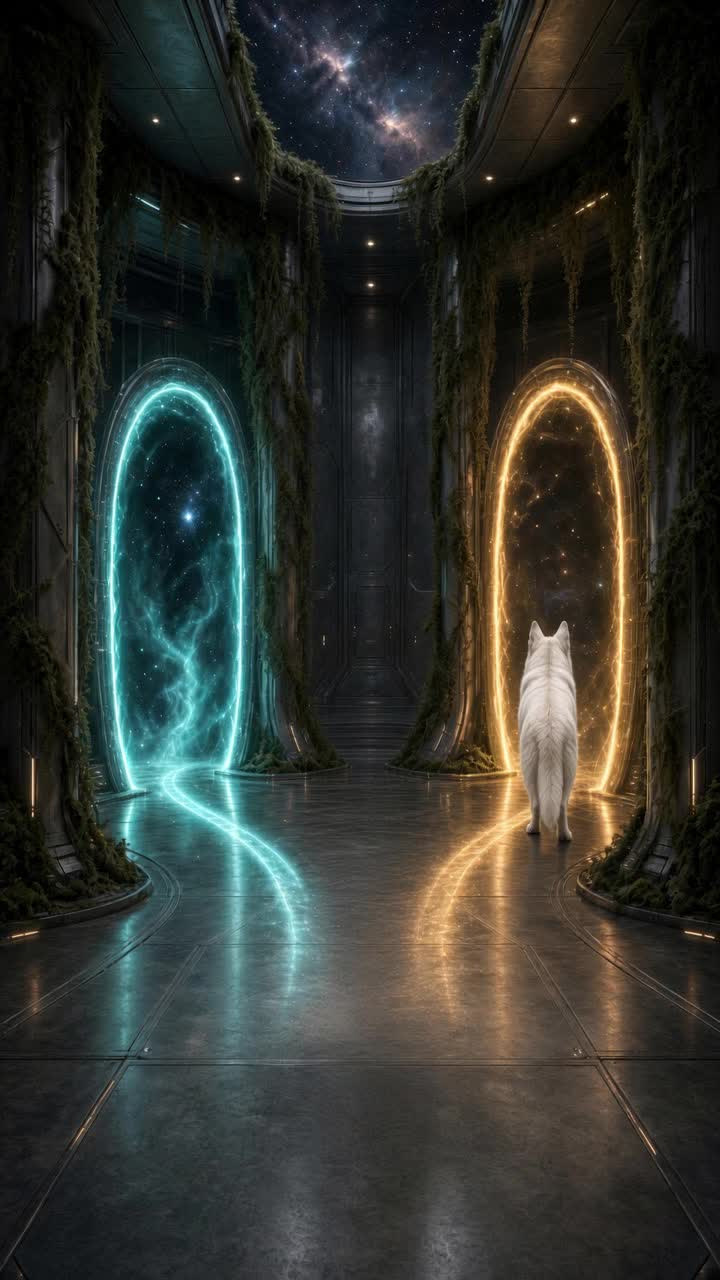
#> input picture .smoke/example-at-b-tiny/still.jpg, 720 x 1280 px
$ python lock_globe.py --video ../../.smoke/example-at-b-tiny/still.jpg
#> lines starting #> are read from the running program, lines starting #| are printed output that depends on the picture; after the words box and inside, x2 and y2 are one past the last pixel; in counts of white or black regions, pixels touching at a corner belong together
#> in lock_video, fr is the input picture: shape (1280, 720, 3); mean B, G, R 47.3, 53, 50.1
#!/usr/bin/env python3
"""Lock a planet disc to constant radius + center (Law 0: no size change)."""
import argparse
import os

import cv2
import numpy as np


def largest_disc(bgr, luma_th=8, star=False):
#> called with luma_th = 8, star = False
    luma = bgr.max(axis=2)
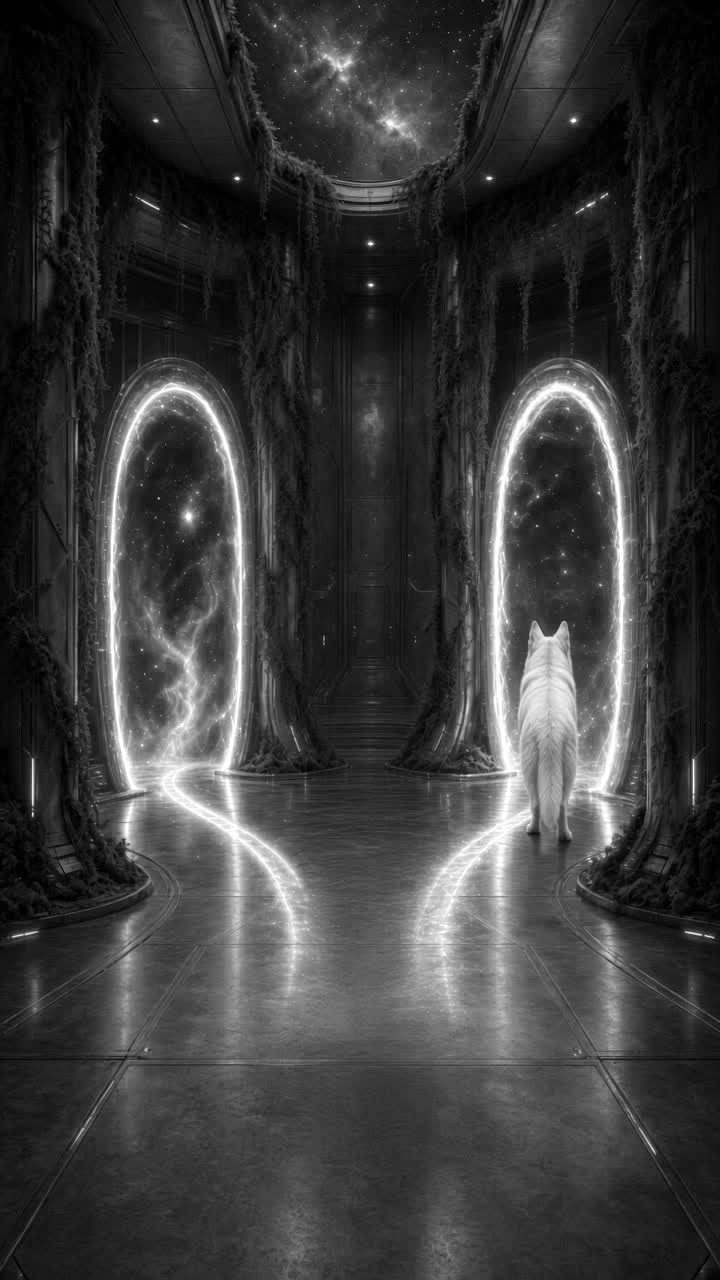
#> luma: shape (1280, 720); min 0, max 255, mean 58.9
    h, w = bgr.shape[:2]
#> h = 1280; w = 720
    if star:
        core = luma > 140
        if core.any():
            ys, xs = np.where(core)
            cx, cy = float(xs.mean()), float(ys.mean())
        else:
            cx, cy = w * 0.5, h * 0.5
        body = luma > 90
        ys, xs = np.where(body)
        if len(xs) < 20:
            return cx, cy, min(w, h) * 0.22
        d = np.sqrt((xs - cx) ** 2 + (ys - cy) ** 2)
        d = d[d < min(w, h) * 0.42]
        if d.size == 0:
            return cx, cy, min(w, h) * 0.22
        # 70th sits on the photosphere, not the filament tips
        r = float(np.percentile(d, 70))
        return cx, cy, max(r, 8.0)
    lit = luma > 22
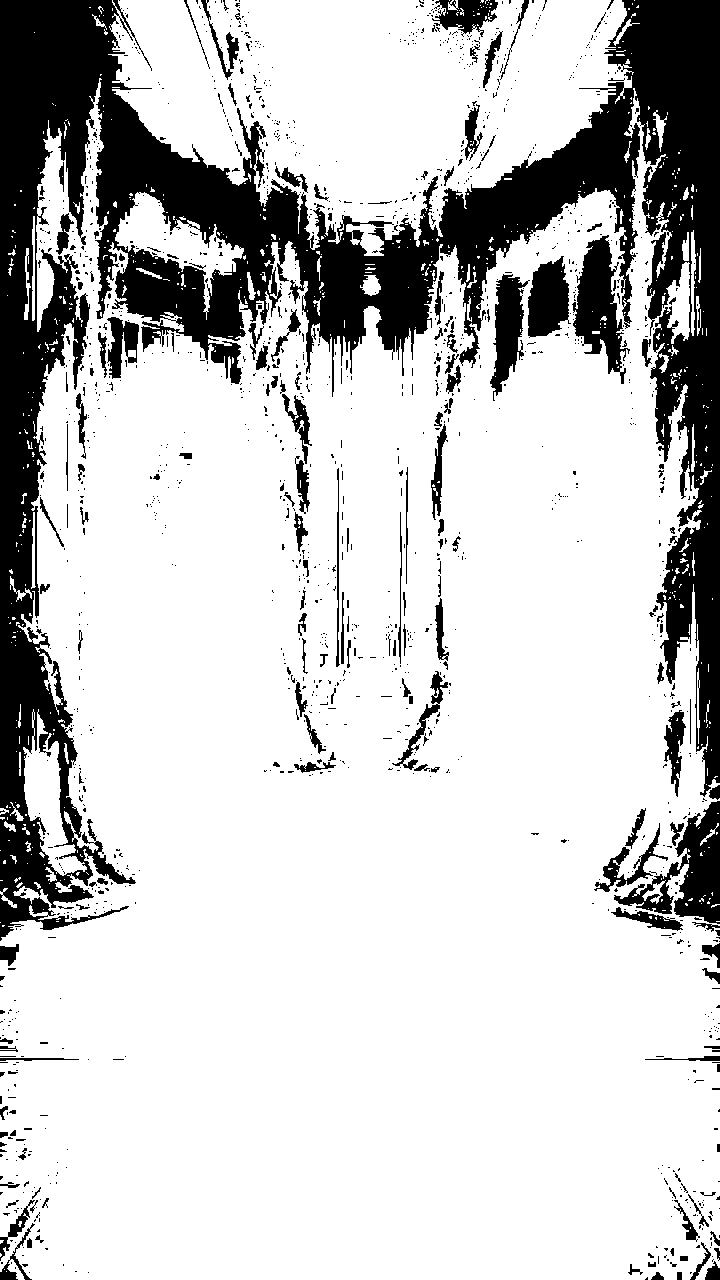
#> lit: shape (1280, 720) bool; 79% white; 1515 black regions (1335 under 20 px), largest, box (x1, y1, x2, y2) and area: (0, 0, 720, 941) 153145, (614, 801, 720, 924) 4941, (572, 235, 630, 384) 4097
    if lit.any():
        ys, xs = np.where(lit)
        cx, cy = float(xs.mean()), float(ys.mean())
#> cx = 361.1; cy = 714.2
    else:
        cx, cy = w * 0.5, h * 0.5
    body = luma > luma_th
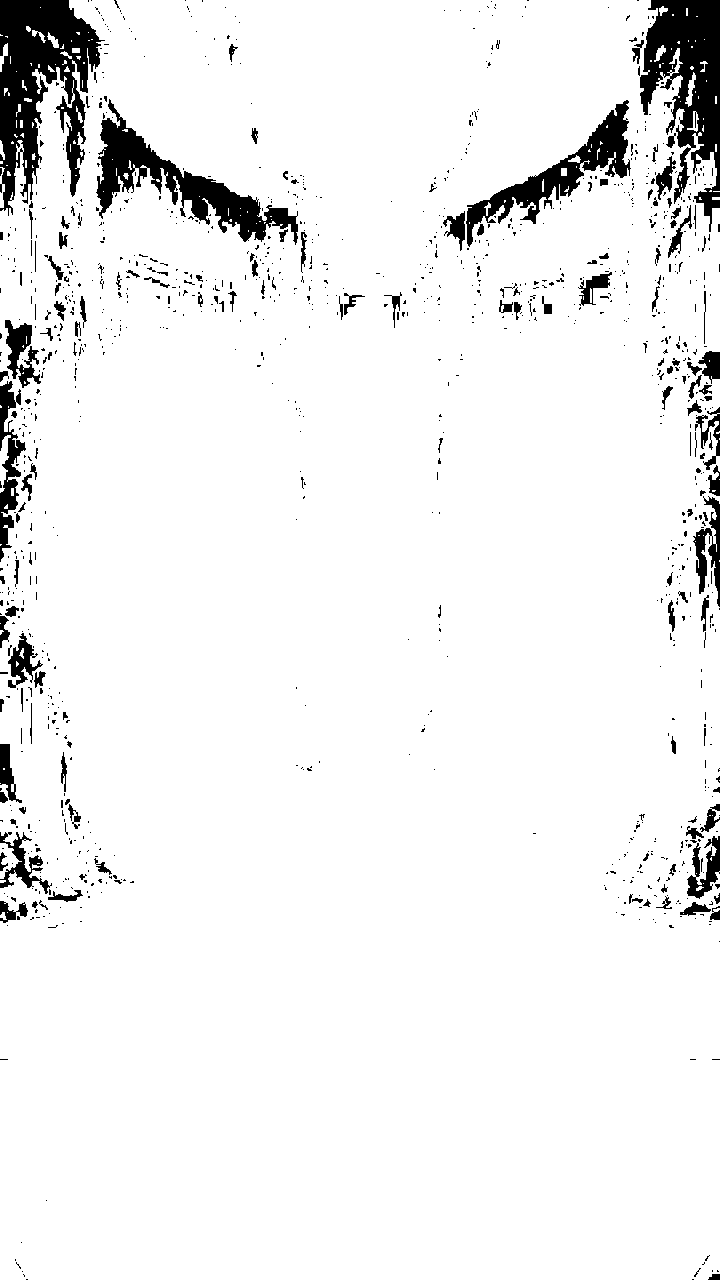
#> body: shape (1280, 720) bool; 94% white; 1159 black regions (1005 under 20 px), largest, box (x1, y1, x2, y2) and area: (0, 0, 105, 216) 11674, (640, 0, 720, 232) 9425, (96, 99, 298, 245) 7312
    ys, xs = np.where(body)
    if len(xs) < 20:
        return cx, cy, min(w, h) * 0.36
    d = np.sqrt((xs - cx) ** 2 + (ys - cy) ** 2)
    d = d[d < min(w, h) * 0.48]
    if d.size == 0:
        return cx, cy, min(w, h) * 0.36
    r = float(np.percentile(d, 96))
#> r = 338.4
    return cx, cy, max(r, 8.0)


# [44 lines left out: functions lock_frame, measure_clip, not called in this run]


def lock_video(src, dest, target_uv=None, star=False):
    cap = cv2.VideoCapture(src)
    if not cap.isOpened():
        raise SystemExit("cannot open " + src)
    w = int(cap.get(cv2.CAP_PROP_FRAME_WIDTH))
    h = int(cap.get(cv2.CAP_PROP_FRAME_HEIGHT))
    fps = cap.get(cv2.CAP_PROP_FPS) or 24
    n = int(cap.get(cv2.CAP_PROP_FRAME_COUNT)) or 0

    radii = []
    frames = []
    while True:
        ok, fr = cap.read()
        if not ok:
            break
        cx, cy, r = largest_disc(fr, star=star)
#> cx = 361.1; cy = 714.2; r = 338.4
        radii.append(r)
        frames.append(fr)
    cap.release()
    if not frames:
        raise SystemExit("empty " + src)

    lo, hi = int(len(radii) * 0.15), int(len(radii) * 0.85)
    mid = radii[lo:hi] or radii
    target_r = (target_uv * w) if target_uv else float(np.median(mid))
    tcx, tcy = w * 0.5, h * 0.5

    if star:
        keep = list(range(len(frames)))
    else:
        keep = [i for i, r in enumerate(radii) if abs(r - target_r) / target_r < 0.08]
        if len(keep) < 24:
            keep = list(range(len(frames)))
    print(f"keep {len(keep)}/{len(frames)} frames  target_r={target_r/w:.3f} star={star}", flush=True)
    frames = [frames[i] for i in keep]

    os.makedirs(os.path.dirname(dest) or ".", exist_ok=True)
    tmp = dest + ".raw.mp4"
    wr = cv2.VideoWriter(tmp, cv2.VideoWriter_fourcc(*"mp4v"), fps, (w, h))
    for i, fr in enumerate(frames):
        wr.write(lock_frame(fr, target_r, tcx, tcy, star=star))
        if i % 30 == 0:
            print(f"lock {i}/{len(frames)}  target_r={target_r/w:.3f}", flush=True)
    wr.release()

    # h264
    import subprocess

    subprocess.check_call(
        [
            "ffmpeg",
            "-y",
            "-hide_banner",
            "-loglevel",
            "error",
            "-i",
            tmp,
            "-an",
            "-c:v",
            "libx264",
            "-preset",
            "fast",
            "-crf",
            "18",
            "-pix_fmt",
            "yuv420p",
            "-movflags",
            "+faststart",
            dest,
        ]
    )
    os.remove(tmp)
    print(f"locked {len(frames)} frames  r={target_r/w:.3f} → {dest}", flush=True)
    return target_r / w


# [12 lines left out: function match_to_ref, not called in this run]


if __name__ == "__main__":
    p = argparse.ArgumentParser()
    p.add_argument("--video", default=None)
    p.add_argument("--output", required=False, default="-")
    p.add_argument("--radius", type=float, default=None, help="target UV radius")
    p.add_argument("--measure", action="store_true")
    p.add_argument("--disc", default=None, help="print UV radius of a still")
    p.add_argument("--match-to", default=None, help="still whose disc size we copy")
    p.add_argument("--still", default=None, help="source still to resize")
    p.add_argument("--star", action="store_true", help="lock photosphere, keep corona")
    args = p.parse_args()
    if args.disc:
        im = cv2.imread(args.disc)
        if im is None:
            raise SystemExit("cannot read " + args.disc)
        cx, cy, r = largest_disc(im, star=args.star)
        h, w = im.shape[:2]
        print(f"{r/w:.4f} {cx/w:.4f} {cy/h:.4f}")
    elif args.match_to and args.still:
        match_to_ref(args.still, args.match_to, args.output)
    elif args.measure:
        rows = measure_clip(args.video)
        print(f"{'r':>6} {'cx':>6} {'cy':>6}")
        for r, cx, cy in rows:
            print(f"{r:6.3f} {cx:6.3f} {cy:6.3f}")
        rs = [r for r, _, _ in rows]
        print(f"min {min(rs):.3f}  max {max(rs):.3f}  median {float(np.median(rs)):.3f}")
    else:
        lock_video(args.video, args.output, args.radius, star=args.star)
